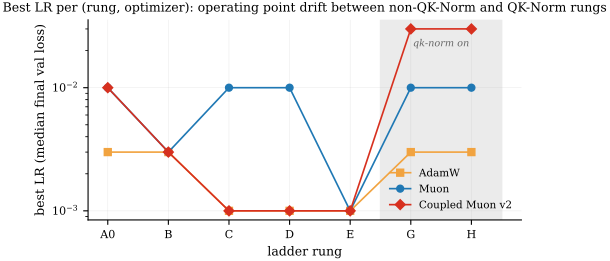

Generate this figure with Python:
"""Fig 10 — Best LR per optimizer per rung (log y); the 3e-3 → 3e-2 step at G/H."""
from __future__ import annotations

import sys
from pathlib import Path

import matplotlib.pyplot as plt
import pandas as pd

sys.path.insert(0, str(Path(__file__).resolve().parent))
from _common import DATA_DIR, OPT_COLOR, OPT_LABEL, OPT_MARKER, OPTIMIZERS, RUNG_ORDER, save_fig, setup_mpl
from _stats import best_lr_per_arm


def main() -> None:
    setup_mpl()
    s1 = pd.read_parquet(DATA_DIR / "coupled_muon_A0_repro_summary.parquet")
    s2 = pd.read_parquet(DATA_DIR / "coupled_muon_ladder_summary.parquet")
    s = pd.concat([s1, s2], ignore_index=True)
    bests = best_lr_per_arm(s, group_keys=["rung", "optimizer"])

    fig, ax = plt.subplots(figsize=(5.6, 2.6))
    for opt in OPTIMIZERS:
        sub = bests[bests["optimizer"] == opt].set_index("rung").reindex(RUNG_ORDER).reset_index()
        sub = sub.dropna(subset=["lr"])
        ax.plot(sub["rung"], sub["lr"], marker=OPT_MARKER[opt], color=OPT_COLOR[opt],
                lw=1.2, markersize=5, label=OPT_LABEL[opt])
    ax.set_yscale("log")
    ax.set_ylabel("best LR (median final val loss)")
    ax.set_xlabel("ladder rung")
    ax.set_title("Best LR per (rung, optimizer): operating point drift between non-QK-Norm and QK-Norm rungs")
    ax.legend(frameon=False, fontsize=7.5, loc="lower right")
    ax.axvspan(4.5, 6.5, color="0.92", zorder=0)  # G, H region
    ax.text(5.5, ax.get_ylim()[1] * 0.7, "qk-norm on", ha="center", va="top", fontsize=7, color="0.4", style="italic")
    save_fig(fig, "fig10_stage2_lr_drift")


if __name__ == "__main__":
    main()
